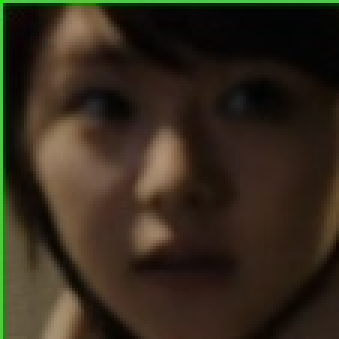
#> input picture faceData/Erika Karata/1555566592.jpg, 113 x 113 px (shown 3 times larger); its folder holds only this picture in this run
$ python loadDataset.py
#> lines starting #> are read from the running program, lines starting #| are printed output that depends on the picture
# -*- coding: utf-8 -*-

import os
import sys
import numpy as np
import cv2
import json

IMAGE_SIZE = 64

# 读取人名与FaceID对照码表
with open('code_table.json') as table:
#> (reads code_table.json from the repository)
#> call 2 of read_path, with path_name = 'faceData/Erika Karata'
#> in read_path, image is the input picture: shape (113, 113, 3); mean B, G, R 28.3, 42.5, 52
    code_table = json.load(table)


# 按照指定图像大小调整尺寸
def resize_image(image, height=IMAGE_SIZE, width=IMAGE_SIZE):
#> called with height = 64, width = 64
    top, bottom, left, right = (0, 0, 0, 0)

    # 获取图像尺寸
    h, w, _ = image.shape
#> h = 113; w = 113

    # 对于长宽不相等的图片，找到最长的一边
    longest_edge = max(h, w)
#> longest_edge = 113

    # 计算短边需要增加多上像素宽度使其与长边等长
    if h < longest_edge:
        dh = longest_edge - h
        top = dh // 2
        bottom = dh - top
    elif w < longest_edge:
        dw = longest_edge - w
        left = dw // 2
        right = dw - left
    else:
        pass

        # RGB颜色
    BLACK = [0, 0, 0]

    # 给图像增加边界，是图片长、宽等长，cv2.BORDER_CONSTANT指定边界颜色由value指定
    constant = cv2.copyMakeBorder(image, top, bottom, left, right, cv2.BORDER_CONSTANT, value=BLACK)

    # 调整图像大小并返回
    return cv2.resize(constant, (height, width))
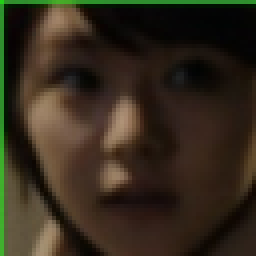
#> returned value: shape (64, 64, 3) (shown 4 times larger); mean of channels 0, 1, 2 28.3, 42.5, 52; drawn as B, G, R


# 读取训练数据
images = []
labels = []


def read_path(path_name):
    for dir_item in os.listdir(path_name):
        # 从初始路径开始叠加，合并成可识别的操作路径
        full_path = os.path.abspath(os.path.join(path_name, dir_item))

        if os.path.isdir(full_path):  # 如果是文件夹，继续递归调用
            read_path(full_path)
        else:  # 文件
            if dir_item.endswith('.jpg'):
                image = cv2.imread(full_path)
                # 缩放图片大小到指定尺寸
                image = resize_image(image, IMAGE_SIZE, IMAGE_SIZE)

                # 放开这个代码，可以看到resize_image()函数的实际调用效果
                # cv2.imwrite('1.jpg', image)

                images.append(image)
                labels.append(path_name)
#> pass 2 of the loop in read_path, `for dir_item in os.listdir(path_name):`:
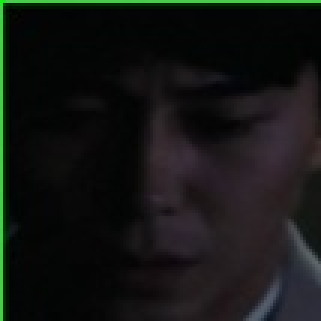
#> input picture faceData/Masahiro Higashide/1555566567.jpg, 107 x 107 px (shown 3 times larger)
#> in read_path, image is the input picture: shape (107, 107, 3); mean B, G, R 19.3, 21.4, 19.5
#> in resize_image (call 2), `return cv2.resize(constant, (height, width))`:
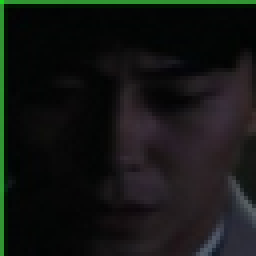
#> returned value: shape (64, 64, 3) (shown 4 times larger); mean of channels 0, 1, 2 19.4, 21.6, 19.5; drawn as B, G, R

    return images, labels


# 从指定路径读取训练数据
def load_dataset(path_name):
    images, labels = read_path(path_name)
#> images = 2 items; labels = 2 items

    # 将输入的所有图片转成四维数组，尺寸为(图片数量*IMAGE_SIZE*IMAGE_SIZE*3)
    # 我和闺女两个人共1200张图片，IMAGE_SIZE为64，故对我来说尺寸为1200 * 64 * 64 * 3
    # 图片为64 * 64像素,一个像素3个颜色值(RGB)
    images = np.array(images)
    # print(images.shape)

    # 标注数据，'DarrenWang'文件夹下脸部图像标注为1，按码表code_table依次编码，未在码表中标注的指定为0
    signs = np.array([])
    for label in labels:
        for name, no in code_table:
            if label.endswith(name):
                signs = np.append(signs, no)
#> this loop made 2 passes
    labels = signs

    return images, labels


if __name__ == '__main__':
    if len(sys.argv) != 1:
        print("Usage:%s path_name\r\n" % (sys.argv[0]))
    else:
        images, labels = load_dataset("./faceData")
#> labels = [2, 1]
